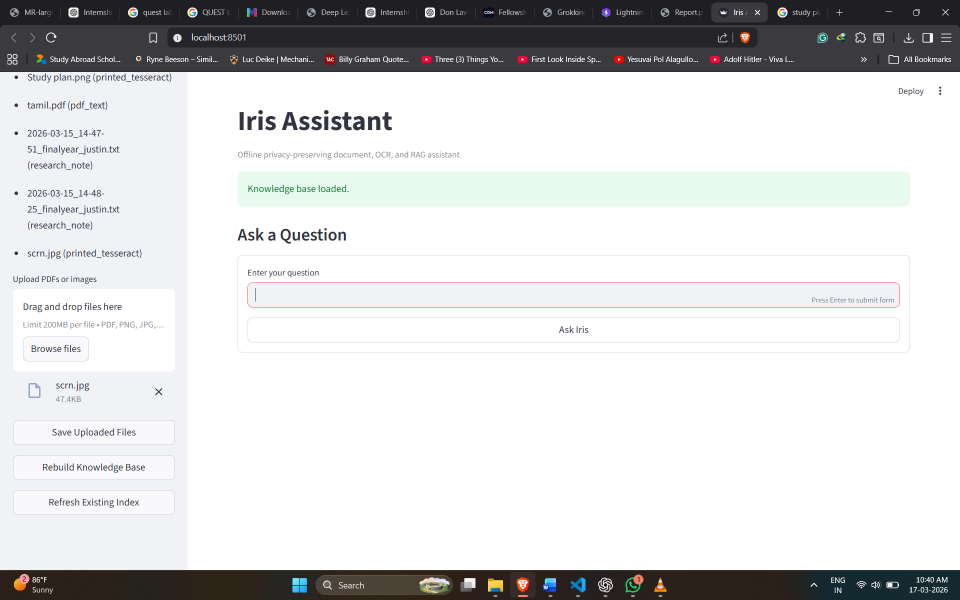
#> input picture images/1one.png, 1920 x 1200 px (shown at 1/2 size); its folder holds only this picture in this run
$ python -i trocr_reader.py   (imports and definitions only)
#> lines starting #> are read from the running program, lines starting #| are printed output that depends on the picture; after the words box and inside, x2 and y2 are one past the last pixel; in counts of white or black regions, pixels touching at a corner belong together
import os
import cv2
import numpy as np
from PIL import Image
from transformers import TrOCRProcessor, VisionEncoderDecoderModel
# [1 line not run here, left out]
processor = None
model = None


def get_trocr_model():
    global processor, model
    if processor is None or model is None:
        print("IRIS: loading TrOCR model...")
        processor = TrOCRProcessor.from_pretrained("microsoft/trocr-small-handwritten")
        model = VisionEncoderDecoderModel.from_pretrained("microsoft/trocr-small-handwritten")
    return processor, model


def preprocess_handwriting(image_path):
#> called with image_path = '../images/1one.png'
    img = cv2.imread(image_path)
#> img is the input picture: shape (1200, 1920, 3); mean B, G, R 216.7, 216.2, 215.7
    if img is None:
        raise FileNotFoundError(f"Could not read image: {image_path}")

    gray = cv2.cvtColor(img, cv2.COLOR_BGR2GRAY)
    gray = cv2.resize(gray, None, fx=2, fy=2, interpolation=cv2.INTER_CUBIC)
#> gray: shape (2400, 3840)
    gray = cv2.GaussianBlur(gray, (3, 3), 0)

    thresh = cv2.adaptiveThreshold(
        gray,
        255,
        cv2.ADAPTIVE_THRESH_GAUSSIAN_C,
        cv2.THRESH_BINARY_INV,
        31,
        15
    )
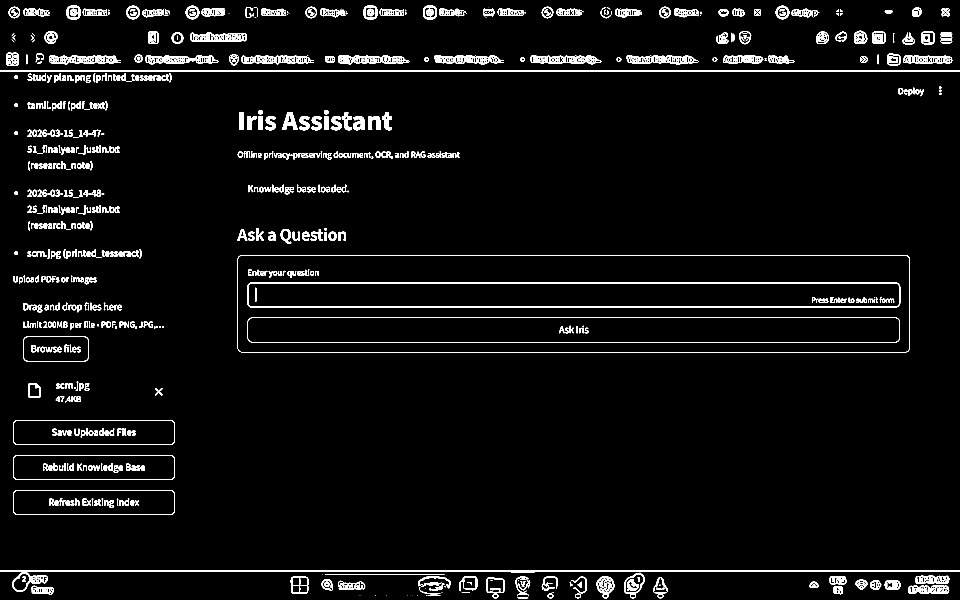
#> thresh: shape (2400, 3840) (shown at 1/4 size); 3.8% white; 934 white regions (118 under 20 px), largest, box (x1, y1, x2, y2) and area: (0, 2280, 3840, 2367) 33058, (0, 281, 3840, 288) 26880, (989, 1129, 3601, 1231) 21444

    return gray, thresh


def segment_lines_by_rows(gray, thresh, base_name="hand"):
#> called with base_name = '1one'
    row_sums = np.sum(thresh > 0, axis=1)
#> row_sums = 2400 values, max 3840 at index 281, min 0 at index 0, mean 144.1
    text_rows = row_sums > max(20, int(0.02 * thresh.shape[1]))

    line_ranges = []
    in_line = False
    start = 0

    for i, val in enumerate(text_rows):
        if val and not in_line:
            start = i
            in_line = True
        elif not val and in_line:
            end = i
            if end - start > 20:
                line_ranges.append((start, end))
            in_line = False
#> this loop made 2400 passes
#> (val, in_line) on pass 24: (True, True)
#> after the loop, end = 2393; in_line = False; line_ranges = [(23, 77), (125, 176), (219, 261), (301, 323), (414, 435), (464, 525), (590, 631), (748, 779), (830, 851), (927, 962), (1005, 1027), (1110, 1133), (1219, 1241), (1287, 1311), (1722, 1743), (1861, 1883), (2002, 2023), (2303, 2379)]; start = 2389

    if in_line:
        end = len(text_rows) - 1
        if end - start > 20:
            line_ranges.append((start, end))

    line_images = []
    debug_img = cv2.cvtColor(gray, cv2.COLOR_GRAY2BGR)

    for idx, (y1, y2) in enumerate(line_ranges):
        pad = 8
        y1p = max(0, y1 - pad)
        y2p = min(gray.shape[0], y2 + pad)

        line_thresh = thresh[y1p:y2p, :]
        col_sums = np.sum(line_thresh > 0, axis=0)
        ink_cols = np.where(col_sums > 0)[0]

        if len(ink_cols) == 0:
            continue

        x1 = max(0, ink_cols[0] - 10)
        x2 = min(gray.shape[1], ink_cols[-1] + 10)

        cropped = gray[y1p:y2p, x1:x2]
        line_images.append(cropped)

        cv2.rectangle(debug_img, (x1, y1p), (x2, y2p), (0, 255, 0), 2)
        cv2.imwrite(f"data/debug_ocr/{base_name}_line_{idx}.png", cropped)
#> this loop made 18 passes
#> (y1, y2, y1p, y2p, x1, x2) on passes 1 to 8: (23, 77, 15, 85, 25, 3808), (125, 176, 117, 184, 36, 3818), (219, 261, 211, 269, 15, 3818), (301, 323, 293, 331, 48, 695), (414, 435, 406, 443, 48, 1321), (464, 525, 456, 533, 48, 1577), (590, 631, 582, 639, 100, 1848), (748, 779, 740, 787, 48, 1404)
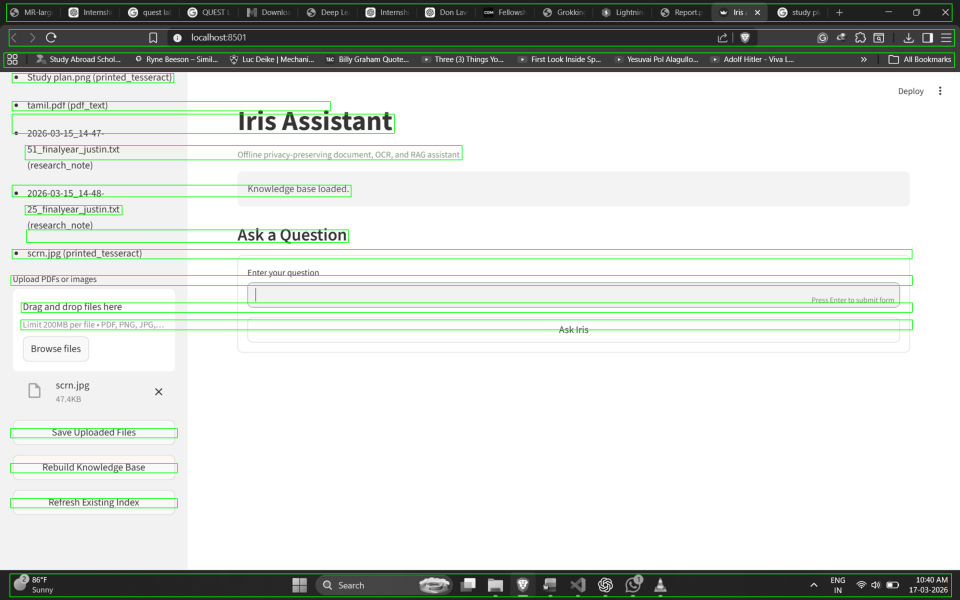
#> debug_img: shape (2400, 3840, 3) (shown at 1/4 size); mean B, G, R 211.5, 218.3, 211.5
#> after the loop, line_images = 18 items

    cv2.imwrite(f"data/debug_ocr/{base_name}_lines_debug.png", debug_img)
    return line_images


def recognize_line(line_img):
    processor, model = get_trocr_model()

    pil_img = Image.fromarray(line_img).convert("RGB")
    pixel_values = processor(images=pil_img, return_tensors="pt").pixel_values
    generated_ids = model.generate(pixel_values, max_new_tokens=64)
    text = processor.batch_decode(generated_ids, skip_special_tokens=True)[0]

    return text.strip()


def extract_handwritten_text_trocr(image_path,save_debug=False):
    base_name = os.path.splitext(os.path.basename(image_path))[0]

    gray, thresh = preprocess_handwriting(image_path)

    cv2.imwrite(f"data/debug_ocr/{base_name}_gray.png", gray)
    cv2.imwrite(f"data/debug_ocr/{base_name}_thresh.png", thresh)

    line_images = segment_lines_by_rows(gray, thresh, base_name=base_name)
#> line_images = 18 items

    if not line_images:
        return ""

    lines = []
    for i, line_img in enumerate(line_images):
        text = recognize_line(line_img)
        print(f"IRIS: TrOCR line {i}: {text}")
        if text:
            lines.append(text)
#> this loop made 1 pass
#> (printed output is left out)
#> after the loop, lines = []

    return "\n".join(lines)

#> (the run stopped early here; a loop or call above may not have finished)

$ run again, on images/3one.png
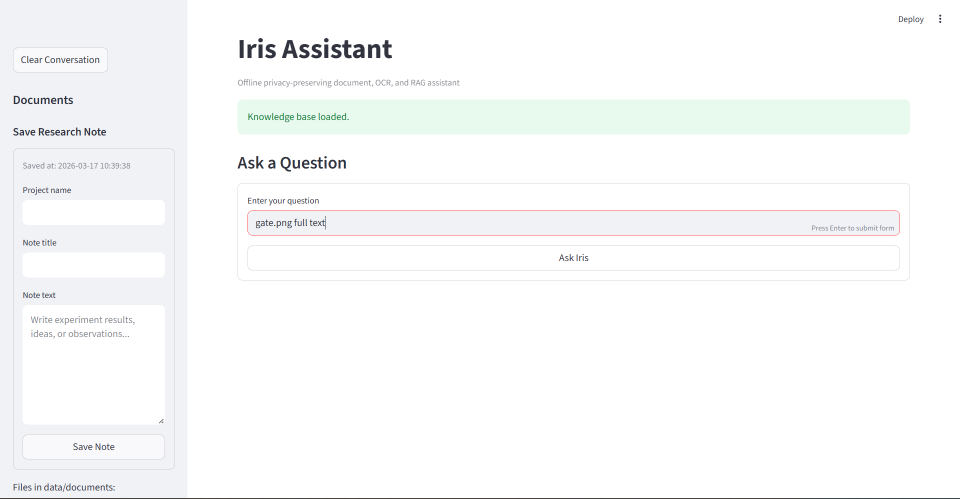
#> input picture images/3one.png, 1920 x 997 px (shown at 1/2 size)
#> in preprocess_handwriting, img is the input picture: shape (997, 1920, 3); mean B, G, R 250.5, 250.3, 249.3
#> in preprocess_handwriting, `thresh = cv2.adaptiveThreshold( gray, 255, cv2.ADAPTIVE_THRESH_GAUSSIA..`:
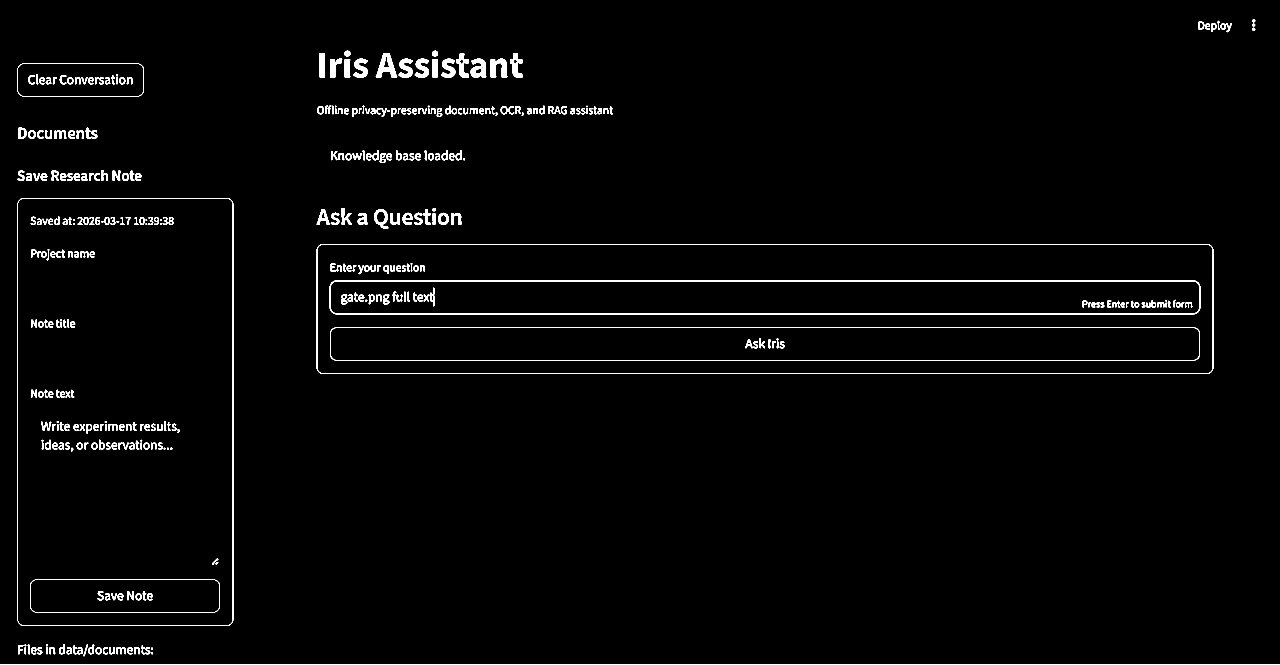
#> thresh: shape (1994, 3840) (shown at 1/3 size); 1.9% white; 369 white regions (7 under 20 px), largest, box (x1, y1, x2, y2) and area: (989, 841, 3601, 943) 21444, (950, 732, 3640, 1122) 12220, (990, 982, 3600, 1082) 10777
#> row_sums = 1994 values, max 3840 at index 1992, min 0 at index 0, mean 71.15
#> the loop in segment_lines_by_rows, `for i, val in enumerate(text_rows):` made 1994 passes
#> in_line on passes 161, 170, 177, 254, 289, 291, 320, 344: True, False, True, False, True, False, True, False
#> after the loop in segment_lines_by_rows, `for i, val in enumerate(text_rows):`: end = 1963; in_line = True; line_ranges = [(176, 253), (319, 343), (391, 416), (460, 481), (519, 542), (639, 675), (884, 905), (1272, 1293), (1328, 1349), (1942, 1963)]; start = 1992
#> in segment_lines_by_rows, `end = len(text_rows) - 1`: end = 1993
#> the loop in segment_lines_by_rows, `for idx, (y1, y2) in enumerate(line_ranges):` made 10 passes
#> (y1, y2, y1p, y2p, x1, x2) on passes 1 to 8: (176, 253, 168, 261, 42, 1577), (319, 343, 311, 351, 941, 1848), (391, 416, 383, 424, 45, 301), (460, 481, 452, 489, 983, 1404), (519, 542, 511, 550, 43, 433), (639, 675, 631, 683, 42, 1393), (884, 905, 876, 913, 42, 3649), (1272, 1293, 1264, 1301, 42, 709)
#> after the loop in segment_lines_by_rows, `for idx, (y1, y2) in enumerate(line_ranges):`:
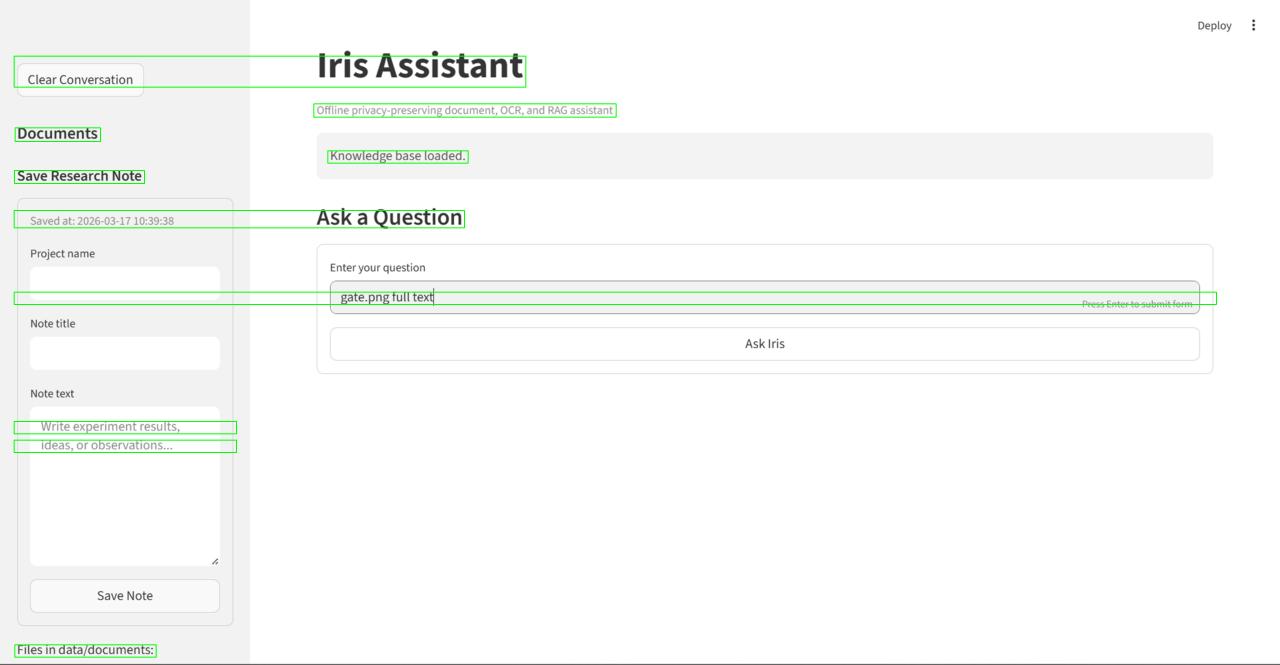
#> debug_img: shape (1994, 3840, 3) (shown at 1/3 size); mean B, G, R 248, 250.1, 248
#> after the loop in segment_lines_by_rows, `for idx, (y1, y2) in enumerate(line_ranges):`: line_images = 10 items
#> the loop in extract_handwritten_text_trocr, `for i, line_img in enumerate(line_images):` made 1 pass
#> (printed output is left out)
#> after the loop in extract_handwritten_text_trocr, `for i, line_img in enumerate(line_images):`: lines = []
